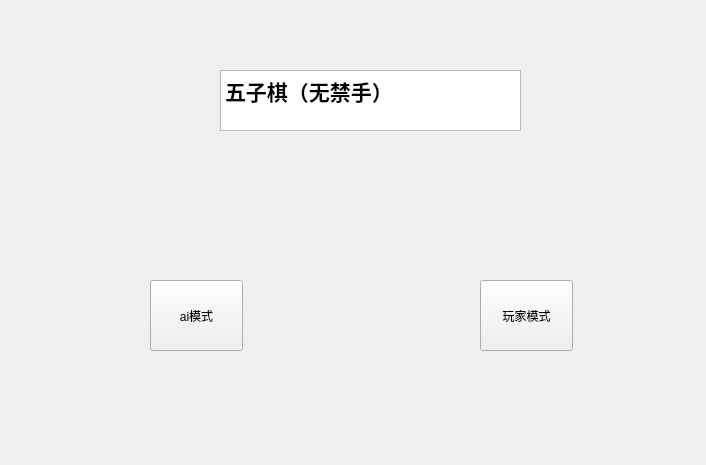
<?xml version="1.0" encoding="UTF-8"?>
<ui version="4.0">
 <class>widget</class>
 <widget class="QWidget" name="widget">
  <property name="geometry">
   <rect>
    <x>0</x>
    <y>0</y>
    <width>706</width>
    <height>465</height>
   </rect>
  </property>
  <property name="windowTitle">
   <string>Form</string>
  </property>
  <widget class="QPushButton" name="btn_ai">
   <property name="geometry">
    <rect>
     <x>150</x>
     <y>280</y>
     <width>93</width>
     <height>71</height>
    </rect>
   </property>
   <property name="text">
    <string>ai模式</string>
   </property>
  </widget>
  <widget class="QPushButton" name="btn_player">
   <property name="geometry">
    <rect>
     <x>480</x>
     <y>280</y>
     <width>93</width>
     <height>71</height>
    </rect>
   </property>
   <property name="text">
    <string>玩家模式</string>
   </property>
  </widget>
  <widget class="QTextBrowser" name="textBrowser">
   <property name="geometry">
    <rect>
     <x>220</x>
     <y>70</y>
     <width>301</width>
     <height>61</height>
    </rect>
   </property>
   <property name="html">
    <string>&lt;!DOCTYPE HTML PUBLIC &quot;-//W3C//DTD HTML 4.0//EN&quot; &quot;http://www.w3.org/TR/REC-html40/strict.dtd&quot;&gt;
&lt;html&gt;&lt;head&gt;&lt;meta name=&quot;qrichtext&quot; content=&quot;1&quot; /&gt;&lt;style type=&quot;text/css&quot;&gt;
p, li { white-space: pre-wrap; }
&lt;/style&gt;&lt;/head&gt;&lt;body style=&quot; font-family:'SimSun'; font-size:9pt; font-weight:400; font-style:normal;&quot;&gt;
&lt;p style=&quot; margin-top:0px; margin-bottom:0px; margin-left:0px; margin-right:0px; -qt-block-indent:0; text-indent:0px;&quot;&gt;&lt;span style=&quot; font-size:16pt; font-weight:600;&quot;&gt;五子棋（无禁手）&lt;/span&gt;&lt;/p&gt;&lt;/body&gt;&lt;/html&gt;</string>
   </property>
  </widget>
 </widget>
 <resources/>
 <connections/>
</ui>
